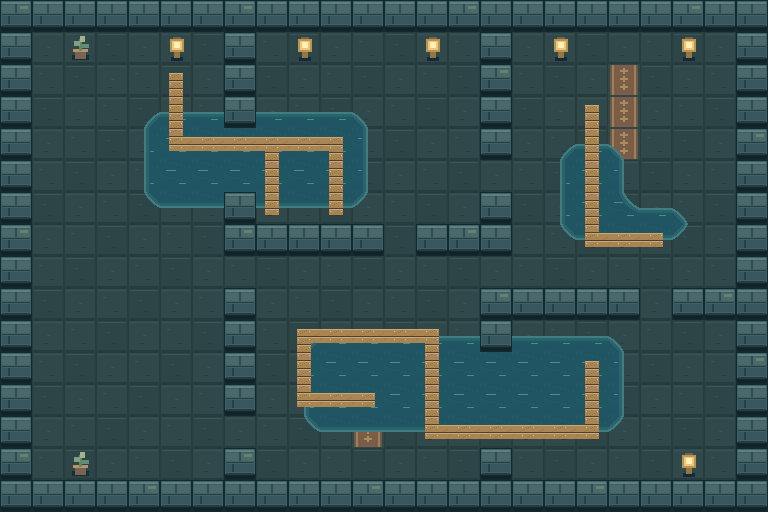

Tiled map render using the project's own tile images. Description and the whole map definition, tile-layer contents included, below:
An orthogonal 24x16 tile map with 32x32 px tiles, 5 tile layers (Ground, Water, Boardwalk, Walls, ...), 3 tilesets and 3 objects (PlayerSpawn, Key, Exit).

<map version="1.11" tiledversion="1.12.2" orientation="orthogonal" renderorder="right-down" width="24" height="16" tilewidth="32" tileheight="32" infinite="0" nextlayerid="7" nextobjectid="4">
 <properties>
  <property name="title" value="THE FLOODED VAULT" />
 </properties>
 <tileset firstgid="1" source="../tilesets/dungeon.tsx" />
 <tileset firstgid="9" source="../tilesets/water.tsx" />
 <tileset firstgid="25" source="../tilesets/boardwalk.tsx" />
 <layer id="1" name="Ground" width="24" height="16">
  <data encoding="csv">
1,2,3,1,2,3,1,2,3,1,2,3,1,2,3,1,2,3,1,2,3,1,2,3,
2,3,1,2,3,1,2,3,1,2,3,1,2,3,1,2,3,1,2,3,1,2,3,1,
3,1,2,3,1,2,3,1,2,3,1,2,3,1,2,3,1,2,3,6,2,3,1,2,
1,2,3,1,2,3,1,2,3,1,2,3,1,2,3,1,2,3,1,6,3,1,2,3,
2,3,1,2,3,1,2,3,1,2,3,1,2,3,1,2,3,1,2,6,1,2,3,1,
3,1,2,3,1,2,3,1,2,3,1,2,3,1,2,3,1,2,3,1,2,3,1,2,
1,2,3,1,2,3,1,2,3,1,2,3,1,2,3,1,2,3,1,2,3,1,2,3,
2,3,1,2,3,1,2,3,1,2,3,1,2,3,1,2,3,1,2,3,1,2,3,1,
3,1,2,3,1,2,3,1,2,3,1,2,3,1,2,3,1,2,3,1,2,3,1,2,
1,2,3,1,2,3,1,2,3,1,2,3,1,2,3,1,2,3,1,2,3,1,2,3,
2,3,1,2,3,1,2,3,1,2,3,1,2,3,1,2,3,1,2,3,1,2,3,1,
3,1,2,3,1,2,3,1,2,3,1,6,3,1,2,3,1,2,3,1,2,3,1,2,
1,2,3,1,2,3,1,2,3,1,2,6,1,2,3,1,2,3,1,2,3,1,2,3,
2,3,1,2,3,1,2,3,1,2,3,6,2,3,1,2,3,1,2,3,1,2,3,1,
3,1,2,3,1,2,3,1,2,3,1,2,3,1,2,3,1,2,3,1,2,3,1,2,
1,2,3,1,2,3,1,2,3,1,2,3,1,2,3,1,2,3,1,2,3,1,2,3
</data>
 </layer>
 <layer id="2" name="Water" width="24" height="16">
  <data encoding="csv">
0,0,0,0,0,0,0,0,0,0,0,0,0,0,0,0,0,0,0,0,0,0,0,0,
0,0,0,0,0,0,0,0,0,0,0,0,0,0,0,0,0,0,0,0,0,0,0,0,
0,0,0,0,0,0,0,0,0,0,0,0,0,0,0,0,0,0,0,0,0,0,0,0,
0,0,0,0,11,15,15,15,15,15,15,13,0,0,0,0,0,0,0,0,0,0,0,0,
0,0,0,0,12,24,24,24,24,24,24,21,0,0,0,0,0,11,15,13,0,0,0,0,
0,0,0,0,12,24,24,24,24,24,24,21,0,0,0,0,0,12,24,21,0,0,0,0,
0,0,0,0,10,18,18,18,18,18,18,17,0,0,0,0,0,12,24,23,15,13,0,0,
0,0,0,0,0,0,0,0,0,0,0,0,0,0,0,0,0,10,18,18,18,17,0,0,
0,0,0,0,0,0,0,0,0,0,0,0,0,0,0,0,0,0,0,0,0,0,0,0,
0,0,0,0,0,0,0,0,0,0,0,0,0,0,0,0,0,0,0,0,0,0,0,0,
0,0,0,0,0,0,0,0,0,11,15,15,15,15,15,15,15,15,15,13,0,0,0,0,
0,0,0,0,0,0,0,0,0,12,24,24,24,24,24,24,24,24,24,21,0,0,0,0,
0,0,0,0,0,0,0,0,0,12,24,24,24,24,24,24,24,24,24,21,0,0,0,0,
0,0,0,0,0,0,0,0,0,10,18,18,18,18,18,18,18,18,18,17,0,0,0,0,
0,0,0,0,0,0,0,0,0,0,0,0,0,0,0,0,0,0,0,0,0,0,0,0,
0,0,0,0,0,0,0,0,0,0,0,0,0,0,0,0,0,0,0,0,0,0,0,0
</data>
 </layer>
 <objectgroup id="3" name="Objects">
  <object id="1" name="Start" type="PlayerSpawn" x="112" y="80">
   <point />
  </object>
  <object id="2" name="Golden key" type="Key" x="358" y="390" width="20" height="20" />
  <object id="3" name="Way out" type="Exit" x="610" y="66" width="28" height="28" />
 </objectgroup>
 <layer id="4" name="Boardwalk" width="24" height="16">
  <data encoding="csv">
0,0,0,0,0,0,0,0,0,0,0,0,0,0,0,0,0,0,0,0,0,0,0,0,
0,0,0,0,0,0,0,0,0,0,0,0,0,0,0,0,0,0,0,0,0,0,0,0,
0,0,0,0,0,29,0,0,0,0,0,0,0,0,0,0,0,0,0,0,0,0,0,0,
0,0,0,0,0,30,0,0,0,0,0,0,0,0,0,0,0,0,29,0,0,0,0,0,
0,0,0,0,0,28,35,35,39,35,37,0,0,0,0,0,0,0,30,0,0,0,0,0,
0,0,0,0,0,0,0,0,30,0,30,0,0,0,0,0,0,0,30,0,0,0,0,0,
0,0,0,0,0,0,0,0,26,0,26,0,0,0,0,0,0,0,30,0,0,0,0,0,
0,0,0,0,0,0,0,0,0,0,0,0,0,0,0,0,0,0,28,35,33,0,0,0,
0,0,0,0,0,0,0,0,0,0,0,0,0,0,0,0,0,0,0,0,0,0,0,0,
0,0,0,0,0,0,0,0,0,0,0,0,0,0,0,0,0,0,0,0,0,0,0,0,
0,0,0,0,0,0,0,0,0,31,35,35,35,37,0,0,0,0,0,0,0,0,0,0,
0,0,0,0,0,0,0,0,0,30,0,0,0,30,0,0,0,0,29,0,0,0,0,0,
0,0,0,0,0,0,0,0,0,28,35,33,0,30,0,0,0,0,30,0,0,0,0,0,
0,0,0,0,0,0,0,0,0,0,0,0,0,28,35,35,35,35,34,0,0,0,0,0,
0,0,0,0,0,0,0,0,0,0,0,0,0,0,0,0,0,0,0,0,0,0,0,0,
0,0,0,0,0,0,0,0,0,0,0,0,0,0,0,0,0,0,0,0,0,0,0,0
</data>
 </layer>
 <layer id="5" name="Walls" width="24" height="16">
  <data encoding="csv">
5,4,4,4,4,4,4,5,4,4,4,4,4,4,5,4,4,4,4,4,4,5,4,4,
4,0,0,0,0,0,0,4,0,0,0,0,0,0,0,4,0,0,0,0,0,0,0,4,
4,0,0,0,0,0,0,4,0,0,0,0,0,0,0,5,0,0,0,0,0,0,0,4,
4,0,0,0,0,0,0,4,0,0,0,0,0,0,0,4,0,0,0,0,0,0,0,4,
4,0,0,0,0,0,0,0,0,0,0,0,0,0,0,4,0,0,0,0,0,0,0,5,
4,0,0,0,0,0,0,0,0,0,0,0,0,0,0,0,0,0,0,0,0,0,0,4,
4,0,0,0,0,0,0,4,0,0,0,0,0,0,0,4,0,0,0,0,0,0,0,4,
5,0,0,0,0,0,0,5,4,4,4,4,0,4,5,4,0,0,0,0,0,0,0,4,
4,0,0,0,0,0,0,0,0,0,0,0,0,0,0,0,0,0,0,0,0,0,0,4,
4,0,0,0,0,0,0,4,0,0,0,0,0,0,0,5,4,4,4,4,0,4,5,4,
4,0,0,0,0,0,0,4,0,0,0,0,0,0,0,4,0,0,0,0,0,0,0,4,
4,0,0,0,0,0,0,4,0,0,0,0,0,0,0,0,0,0,0,0,0,0,0,5,
4,0,0,0,0,0,0,4,0,0,0,0,0,0,0,0,0,0,0,0,0,0,0,4,
4,0,0,0,0,0,0,0,0,0,0,0,0,0,0,0,0,0,0,0,0,0,0,4,
5,0,0,0,0,0,0,5,0,0,0,0,0,0,0,4,0,0,0,0,0,0,0,4,
4,4,4,4,5,4,4,4,4,4,4,5,4,4,4,4,4,4,5,4,4,4,4,4
</data>
 </layer>
 <layer id="6" name="Props" width="24" height="16">
  <data encoding="csv">
0,0,0,0,0,0,0,0,0,0,0,0,0,0,0,0,0,0,0,0,0,0,0,0,
0,0,7,0,0,8,0,0,0,8,0,0,0,8,0,0,0,8,0,0,0,8,0,0,
0,0,0,0,0,0,0,0,0,0,0,0,0,0,0,0,0,0,0,0,0,0,0,0,
0,0,0,0,0,0,0,0,0,0,0,0,0,0,0,0,0,0,0,0,0,0,0,0,
0,0,0,0,0,0,0,0,0,0,0,0,0,0,0,0,0,0,0,0,0,0,0,0,
0,0,0,0,0,0,0,0,0,0,0,0,0,0,0,0,0,0,0,0,0,0,0,0,
0,0,0,0,0,0,0,0,0,0,0,0,0,0,0,0,0,0,0,0,0,0,0,0,
0,0,0,0,0,0,0,0,0,0,0,0,0,0,0,0,0,0,0,0,0,0,0,0,
0,0,0,0,0,0,0,0,0,0,0,0,0,0,0,0,0,0,0,0,0,0,0,0,
0,0,0,0,0,0,0,0,0,0,0,0,0,0,0,0,0,0,0,0,0,0,0,0,
0,0,0,0,0,0,0,0,0,0,0,0,0,0,0,0,0,0,0,0,0,0,0,0,
0,0,0,0,0,0,0,0,0,0,0,0,0,0,0,0,0,0,0,0,0,0,0,0,
0,0,0,0,0,0,0,0,0,0,0,0,0,0,0,0,0,0,0,0,0,0,0,0,
0,0,0,0,0,0,0,0,0,0,0,0,0,0,0,0,0,0,0,0,0,0,0,0,
0,0,7,0,0,0,0,0,0,0,0,0,0,0,0,0,0,0,0,0,0,8,0,0,
0,0,0,0,0,0,0,0,0,0,0,0,0,0,0,0,0,0,0,0,0,0,0,0
</data>
 </layer>
</map>
